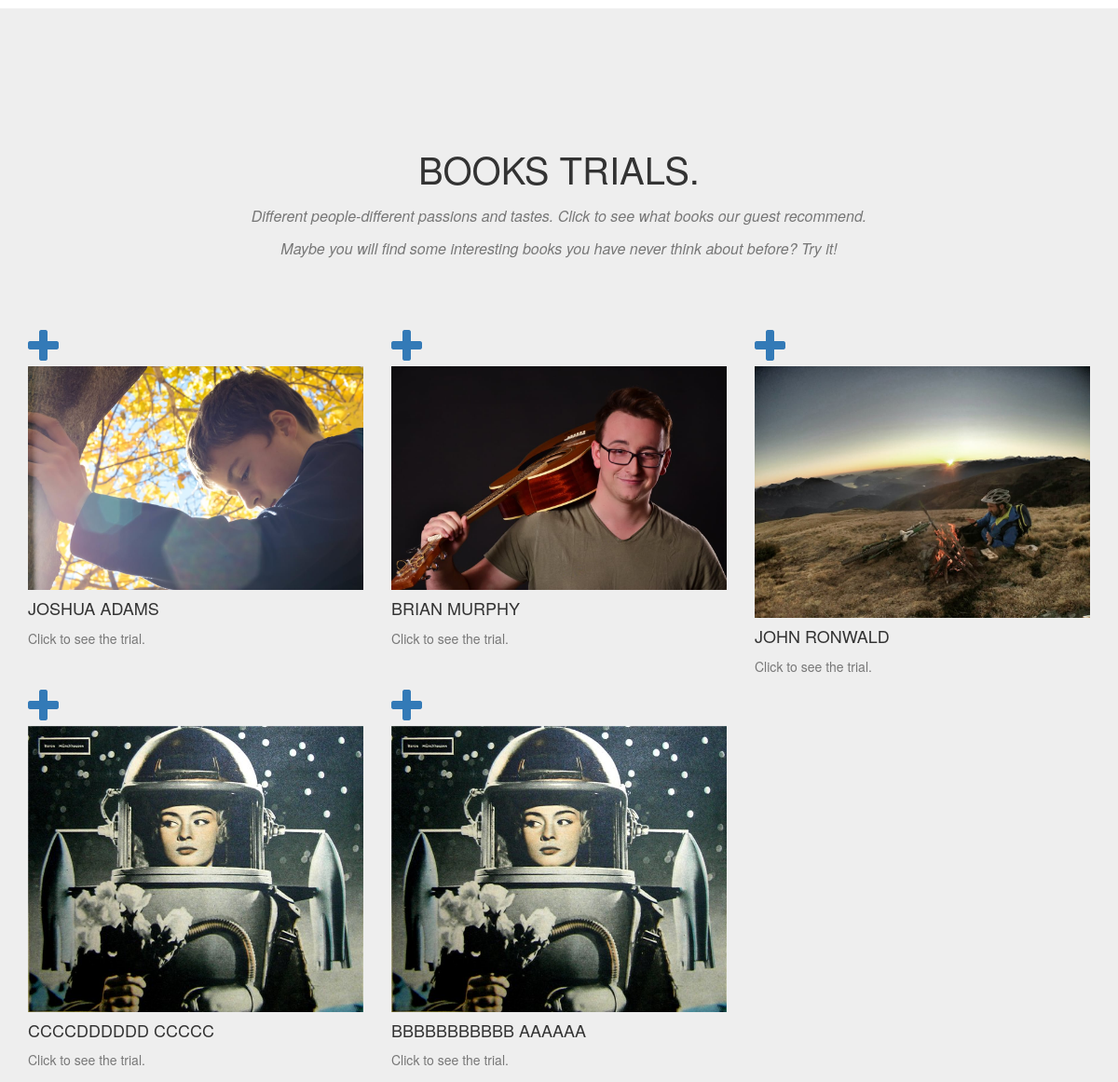
Before: / (middle part) with the older database file.
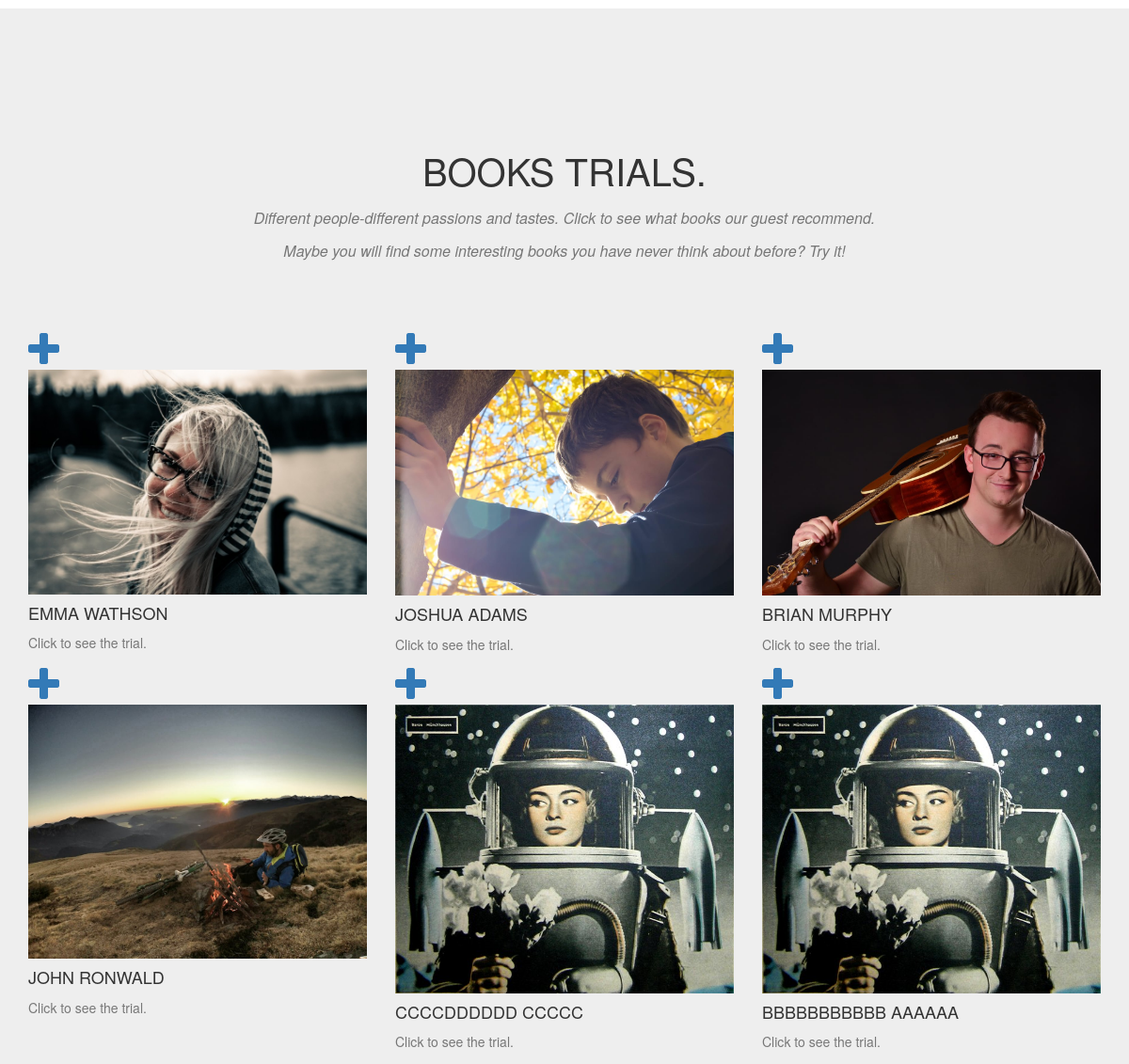
After: the same page with the newer database file.
### tables this page shows
CREATE TABLE books
                  (id INTEGER PRIMARY KEY, p_name text, p_surname text, p_desc text, p_img text, path_status text, path_desc text, b1_title text, b1_author text, b1_img text, b1_desc text, b2_title text, b2_author text, b2_img text, b2_desc text, b3_title text, b3_author text, b3_img text, b3_desc text, b4_title text, b4_author text, b4_img text, b4_desc text, b5_title text, b5_author text, b5_img text, b5_desc text, ip text);

### insert2.py (the view, shortened to what this page needs)
@app.route('/', methods=('GET', 'POST'))
def root():
    msg = None
    connection = sqlite3.connect("books.db")
    connection.row_factory = sqlite3.Row
    paths6 = connection.cursor().execute("SELECT * FROM books WHERE path_status = 2 ORDER BY id DESC LIMIT 6").fetchall()
    connection.close()
    connection = sqlite3.connect("books.db")
    connection.row_factory = sqlite3.Row
    new = connection.cursor().execute("SELECT * FROM new ORDER BY id DESC LIMIT 3").fetchall()
    connection.close()
    return render_template("index.html", paths6 = paths6, msg=msg, new=new)

### templates/index.html (shortened to what this page needs)
{%extends "base.html"%}
{%block content%}
    <section id="new">
    </section>
    <section id="paths" class="bg-light-gray">
        <div class="container">
            <div class="row">
                <div class="col-lg-12 text-center">
                    <h2 class="section-heading">Books trials.</h2>
                    <h3 class="section-subheading text-muted">Different people-different passions and tastes. Click to see what books our guest recommend.<br><br>
					Maybe you will find some interesting books you have never think about before? Try it!</h3>
                </div>
            </div>
            <div class="row">
			{% for row in paths6 %}
                <div class="col-md-4 col-sm-6 portfolio-item">
                    <a href="/view/{{ row['id'] }}" class="portfolio-link" data-toggle="modal">
                        <div class="portfolio-hover">
                            <div class="portfolio-hover-content">
                                <i class="fa fa-plus fa-3x"></i>
                            </div>
                        </div>
                        <img src="http://localhost:5000/static/uploads/{{ row['p_img'] }}" class="img-responsive" alt="">
                    </a>
                    <div class="portfolio-caption">
                        <h4>{{ row['p_name'] }} {{ row['p_surname'] }}</h4>
                        <p class="text-muted">Click to see the trial.</p>
                    </div>
                </div>
				{%  endfor %}
            </div>
        </div>
    </section>
{%endblock%}

### templates/base.html (shortened to what this page needs)
<!DOCTYPE html>
<html lang="en">
<head>
	<link rel="stylesheet" type="text/css" href="{{ url_for('static', filename='vendor/bootstrap/css/bootstrap.min.css')}}">
	<link rel="stylesheet" type="text/css" href="{{ url_for('static', filename='vendor/font-awesome/css/font-awesome.min.css')}}">
	<link rel="stylesheet" type="text/css" href="{{ url_for('static', filename='css/main.css')}}">
</head>
<body id="page-top" class="index">
{%block content %}{%endblock%}
	<link rel="stylesheet" type="text/css" href="{{ url_for('static', filename='vendor/bootstrap/css/bootstrap.min.css')}}">
</body>
</html>

### static/css/main.css (style rules this page uses)
body { overflow-x: hidden; font-family: "Roboto Slab", "Helvetica Neue", Helvetica, Arial, sans-serif; }
.text-muted { color: #777777; }
p { font-size: 14px; line-height: 1.75; }
a, a:hover, a:focus, a:active, a.active { outline: none; }
a { color: #fed136; }
h1, h2, h3, h4, h5, h6 { font-family: "Montserrat", "Helvetica Neue", Helvetica, Arial, sans-serif; text-transform: uppercase; font-weight: 700; }
.bg-light-gray { background-color: #eeeeee; }
section { padding: 100px 0; }
section h2.section-heading { font-size: 40px; margin-top: 0; margin-bottom: 15px; }
section h3.section-subheading { font-size: 16px; font-family: "Droid Serif", "Helvetica Neue", Helvetica, Arial, sans-serif; text-transform: none; font-style: italic; font-weight: 400; margin-bottom: 75px; }
@media (min-width: 768px) { section { padding: 150px 0; } }
body { webkit-tap-highlight-color: #fed136; }

Changed rows visible on the page:
added books: p_img (picture), p_name "EMMA", p_surname "WATHSON"
